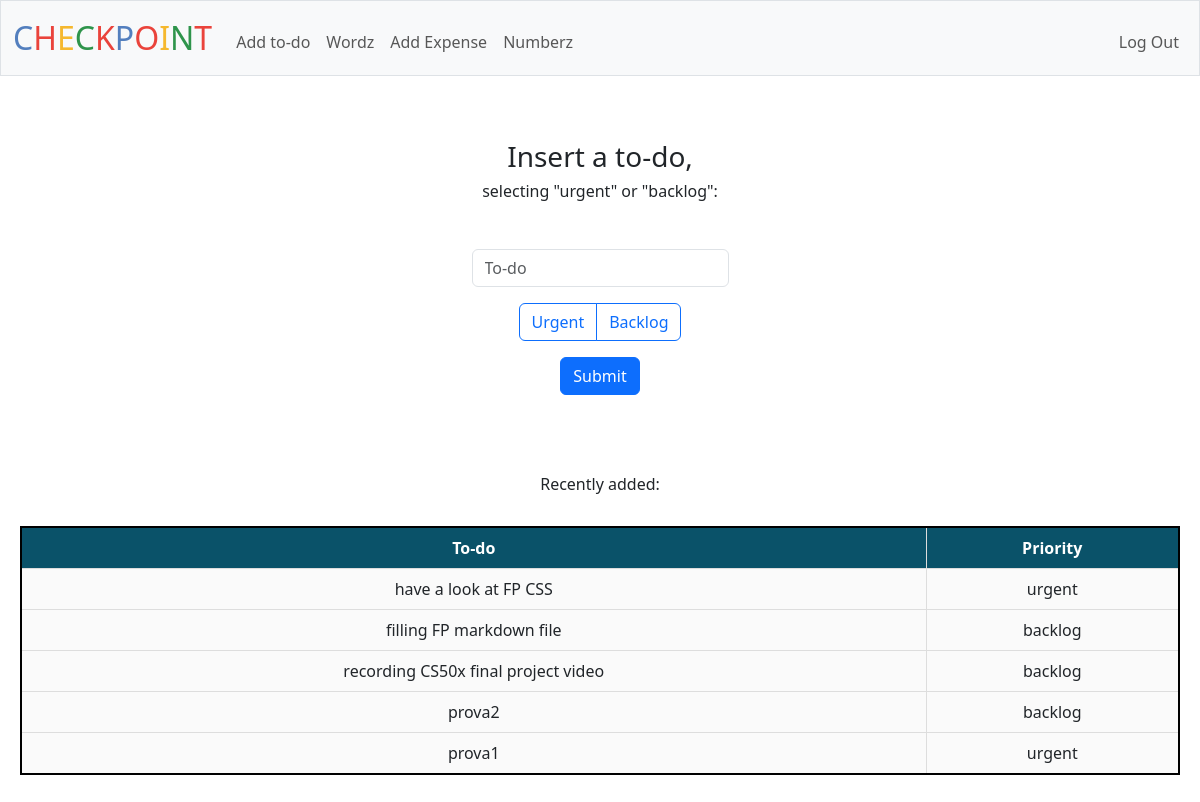
Page /todo (signed in) on the committed database.
### tables this page shows
CREATE TABLE "todos" (
id INTEGER PRIMARY KEY AUTOINCREMENT NOT NULL,
username TEXT,
category TEXT,
item TEXT,
status TEXT,
timedate DATETIME DEFAULT CURRENT_TIMESTAMP,
FOREIGN KEY (username) REFERENCES users(username)
);

### app.py (the view)
@app.route("/todo", methods=["GET", "POST"])
@login_required
def todo():
    if request.method == "POST":
        todo=request.form.get("todo")
        prio=request.form.get("prio")
        if not todo or not prio:
            flash("Missing information. Try Again")
            return redirect("/todo")
        if db.execute("SELECT * FROM todos WHERE username = ? AND item = ?", session["username"], todo):
            flash("This todo already exists. Try Again")
            return redirect("/todo")
        db.execute("INSERT INTO todos (username, category, item, status) VALUES (?,?,?,?)",session["username"], prio, todo, "open")
        return redirect("/todo")
    else: #if GET mando html
        todo_history = db.execute("SELECT item, category FROM todos WHERE username = ? ORDER BY timedate DESC LIMIT 5", session["username"])
        return render_template("todo.html", todo_history=todo_history)

### app.py (called while the page is built)
@app.after_request
def after_request(response):
    response.headers["Cache-Control"] = "no-cache, no-store, must-revalidate"
    response.headers["Expires"] = 0
    response.headers["Pragma"] = "no-cache"
    return response

### helpers.py (called while the page is built)
def login_required(f):
    @wraps(f)
    def decorated_function(*args, **kwargs):
        if session.get("user_id") is None:
            return redirect("/login")
        return f(*args, **kwargs)
    return decorated_function

### templates/todo.html (shortened to what this page needs)
{% extends "layout.html" %}
{% block main %}
<p>
    <h3> Insert a to-do,</h3>
    <h6> selecting "urgent" or "backlog":</h6><br>
</p>
<form action="/todo" method="post">
    <div class="mb-3">
        <input autocomplete="off" autofocus class="form-control mx-auto w-auto" name="todo" placeholder="To-do" type="text">
    </div>
    <div class="mb-3 btn-group" role="group">
        <label class="btn btn-outline-primary" for="urgent">Urgent</label>
        <label class="btn btn-outline-primary" for="backlog">Backlog</label>
    </div>
    <div class="mb-3">
        <button class="btn btn-primary" type="submit">Submit</button>
    </div>
</form>
    <p>
        <br><br></vr><h6>Recently added:</h6>
    </p>
    <table>
        <tr>
            <th>To-do</th>
            <th>Priority</th>
        </tr>
        {% for row in todo_history %}
        <tr>
            <td>{{ row.item }}</td>
            <td>{{ row.category }}</td>
        </tr>
        {% endfor %}
    </table>
{% endblock %}

### static/styles.css (style rules this page uses)
table { margin-top: 2rem; margin-bottom: 3rem; margin-left: auto; margin-right: auto; border: 2px solid black; border-collapse: collapse; background-color: #FAFAFA; }
td, th { border: 1px solid black; padding: 8px; text-align: center; }
th { background-color: #0A5269; color: white; }
table { width: 100%; border-collapse: collapse; }
table th, table td { border: 1px solid #ddd; padding: 8px; }

### rows in the picture
todos: item "have a look at FP CSS", category "urgent"
todos: item "filling FP markdown file", category "backlog"
todos: item "recording CS50x final project video", category "backlog"
todos: item "prova2", category "backlog"
todos: item "prova1", category "urgent"
